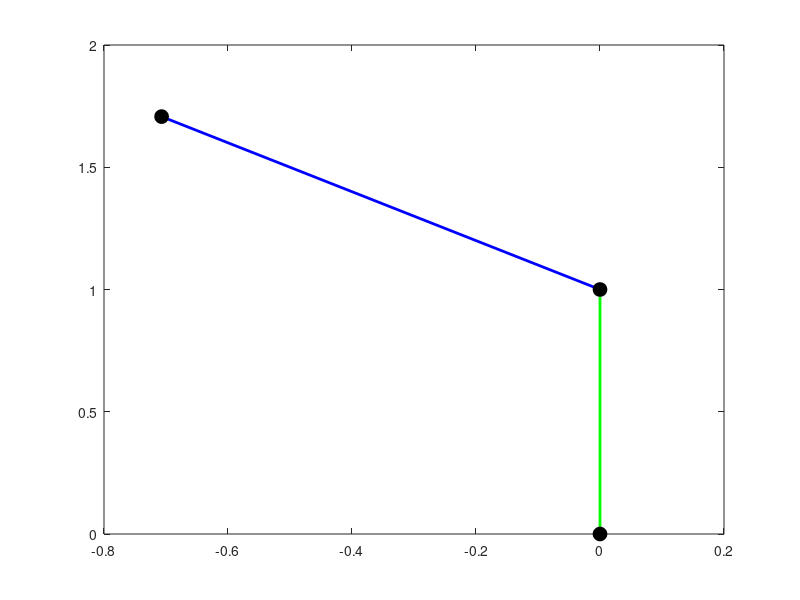

Write MATLAB code to recreate this figure.
clc;
clear;
close all;

##origin = [0,0,0];
##x_axis = [1,0,0];
##y_axis = [0,1,0];
##z_axis = [0,0,1];
##
##theta =pi/3;
##R = [cos(theta), -sin(theta),0;
##    sin(theta), cos(theta),0;
##    0,0,1]'
##
##    x_axis_rot = R*x_axis'
##    y_axis_rot = R*y_axis'
##    z_axis_rot = R*z_axis'
##
##figure;
##hold on;
##line([origin(1),x_axis(1)],[origin(2),x_axis(2)],[origin(3),x_axis(3)],
##'color','r','linewidth',2)
##line([origin(1),y_axis(1)],[origin(2),y_axis(2)],[origin(3),y_axis(3)],
##'color','g','linewidth',2)
##line([origin(1),z_axis(1)],[origin(2),z_axis(2)],[origin(3),z_axis(3)],
##'color','b','linewidth',2)
##
##line([origin(1),x_axis_rot(1)],[origin(2),x_axis_rot(2)],[origin(3),x_axis_rot(3)],
##'color','r','linewidth',2,'linestyle','--')
##line([origin(1),y_axis_rot(1)],[origin(2),y_axis_rot(2)],[origin(3),y_axis_rot(3)],
##'color','g','linewidth',2,'linestyle','--')
##line([origin(1),z_axis_rot(1)],[origin(2),z_axis_rot(2)],[origin(3),z_axis_rot(3)],
##'color','b','linewidth',2,'linestyle','--')
##
##text(x_axis(1),x_axis(2),x_axis(3),'X','fontsize',12,'fontweight','bold','color','r')
##text(y_axis(1),y_axis(2),y_axis(3),'Y','fontsize',12,'fontweight','bold','color','g')
##text(z_axis(1),z_axis(2),z_axis(3),'Z','fontsize',12,'fontweight','bold','color','b')
##
##text(x_axis_rot(1),x_axis_rot(2),x_axis_rot(3),'X''','fontsize',12,'fontweight','bold','color','r')
##text(y_axis_rot(1),y_axis_rot(2),y_axis_rot(3),'Y''','fontsize',12,'fontweight','bold','color','g')
##text(z_axis_rot(1),z_axis_rot(2),z_axis_rot(3),'Z''','fontsize',12,'fontweight','bold','color','b')
##
##title('3D Coordinate Sysyem Transformation');
##xlabel('X axis');
##ylabel('Y axis');
##zlabel('Z axis');
##
##legend({'Original X-axis','Original Y-axis','Original Z-axis',
##'Rotated X-axis','Rotated Y-axis','Rotated Z-axis'},
##'Location','northeastoutside');
##
##grid on;
##axis equal;
##view(3);
##hold off;

#######################################

##
##O = [0, 0, 0];
##
##x_axis_A = [1, 0, 0]';
##y_axis_A = [0, 1, 0]';
##z_axis_A = [0, 0, 1]';
##
##R_A = [x_axis_A, y_axis_A, z_axis_A];
##
##quiver3(O(1), O(2), O(3),
##        x_axis_A(1), x_axis_A(2), x_axis_A(3),
##        1, 'r', 'LineWidth', 2);
##hold on;
##
##quiver3(O(1), O(2), O(3),
##        y_axis_A(1), y_axis_A(2), y_axis_A(3),
##        1, 'g', 'LineWidth', 2);
##
##quiver3(O(1), O(2), O(3),
##        z_axis_A(1), z_axis_A(2), z_axis_A(3),
##        1, 'b', 'LineWidth', 2);
##
##A = [0, 2, 0];
##OA = O + A;
##
##quiver3(OA(1), OA(2), OA(3),
##        x_axis_A(1), x_axis_A(2), x_axis_A(3),
##        1, 'r', 'LineWidth', 2);
##
##quiver3(OA(1), OA(2), OA(3),
##        y_axis_A(1), y_axis_A(2), y_axis_A(3),
##        1, 'g', 'LineWidth', 2);
##
##quiver3(OA(1), OA(2), OA(3),
##        z_axis_A(1), z_axis_A(2), z_axis_A(3),
##        1, 'b', 'LineWidth', 2);
##
##R_Z = [  0.5, -0.866, 0;
##       0.866,    0.5, 0;
##           0,      0, 1];
##R_B = R_Z * R_A;
##
##quiver3(OA(1), OA(2), OA(3),
##        R_B(1,1), R_B(2,1), R_B(3,1),
##        1, 'r', 'LineWidth', 2);
##
##quiver3(OA(1), OA(2), OA(3),
##        R_B(1clea,2), R_B(2,2), R_B(3,2),
##        1, 'g', 'LineWidth', 2);
##
##quiver3(OA(1), OA(2), OA(3),
##        R_B(1,3), R_B(2,3), R_B(3,3),
##        1, 'b', 'LineWidth', 2);


###############################

####기하학적해석
##L1=1;
##L2=1;
##t=linspace(0,2*pi,100);
##
##theta1=sin(t);
##theta2=cos(t);
##
##x1=L1 * cos(theta1);
##y1 =L1*sin(theta1);
##
##x2=x1+L2*cos(theta1+theta2);
##y2=y1+L2*sin(theta1+theta2);
##
##figure;
##axis([-2,2,-2,2]);
##axis equal;
##hold on;
##
##for i =1:length(t)
##  clf; #이전에 그린것들 지우기
##  axis([-2,2,-2,2]);
##  axis equal;
##  hold on;
##  plot([0,x1(i)],[0,y1(i)],'b-','linewidth',2);
##  plot([x1(i),x2(i)],[y1(i),y2(i)],'r-','linewidth',2);
##  plot(x2(i),y2(i),'ko','markersize',10,'markerfacecolor','k');
##
##  pause(0.05);
##
##end
###############################

L1=1;
L2=1;
theta1=pi/2;
theta2=pi/4;

DH=[0,0,0,theta1;
    0,L1,0,theta2;
    0,L2,0,0];

%T01 =Rot(z1,theta1)

T01 = [cos(theta1),-sin(theta1),0,0;
       sin(theta1),cos(theta1),0,0;
       0,0,1,0;
       0,0,0,1];
%T12 =Trans(x1,L1)*Rot(z2,theta2)
T12_t=[1,0,0,L1;
    0,1,0,0;
    0,0,1,0;
    0,0,0,1];

T12_r = [cos(theta2),-sin(theta2),0,0;
       sin(theta2),cos(theta2),0,0;
       0,0,1,0;
       0,0,0,1];
T12 = T12_t* T12_r;

# T23 = Trans(x2,L2)
T23=[1,0,0,L2;
    0,1,0,0;
    0,0,1,0;
    0,0,0,1];

T=T01*T12*T23

x1 =T01(1,4);
y1=T01(2,4);

x2=(T01*T12)(1,4);
y2=(T01*T12)(2,4);

x3=T(1,4);
y3=T(2,4);

plot([0,x1],[0,y1],'r-','linewidth',2);
hold on;
plot([x1,x2],[y1,y2],'g-','linewidth',2);
plot([x2,x3],[y2,y3],'b-','linewidth',2);

plot(x1,y1,'ko','markersize',10,'markerfacecolor','k');
plot(x2,y2,'ko','markersize',10,'markerfacecolor','k');
plot(x3,y3,'ko','markersize',10,'markerfacecolor','k');




